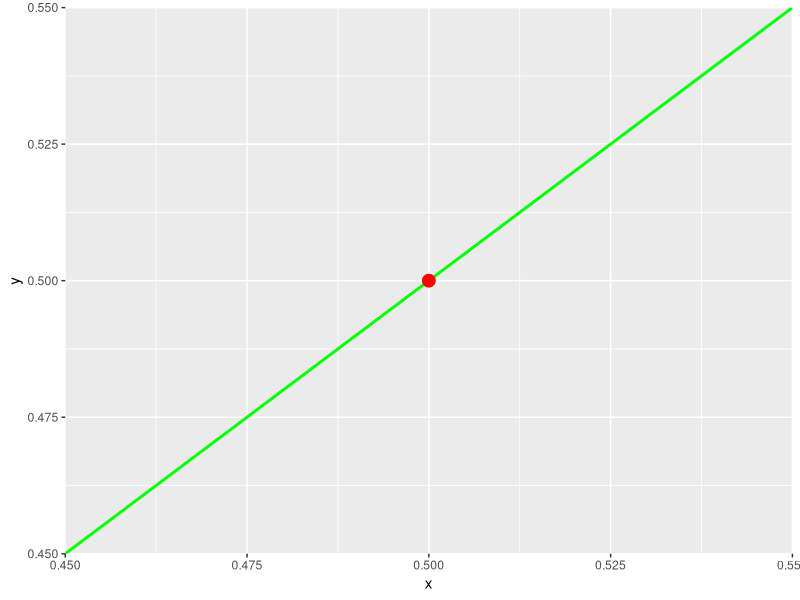

Write R code to recreate this figure.
# Instalar e carregar a biblioteca ggplot2
library(ggplot2)

# Criar um dataframe com as coordenadas dos vértices das linhas
line_df <- data.frame(
  x = c(0, 1),
  y = c(0, 0),
  x2 = c(0.5, 0.5),
  y2 = c(0, 1)
)

# Desenhar as linhas
ggplot() +
  geom_abline(data = line_df, aes(intercept = y, slope = y2), color = "green", size = 1) +
  geom_abline(data = line_df, aes(intercept = x, slope = x2), color = "blue", size = 1) +
  geom_point(data = data.frame(x = 0.5, y = 0.5), aes(x, y), color = "red", size = 4)
